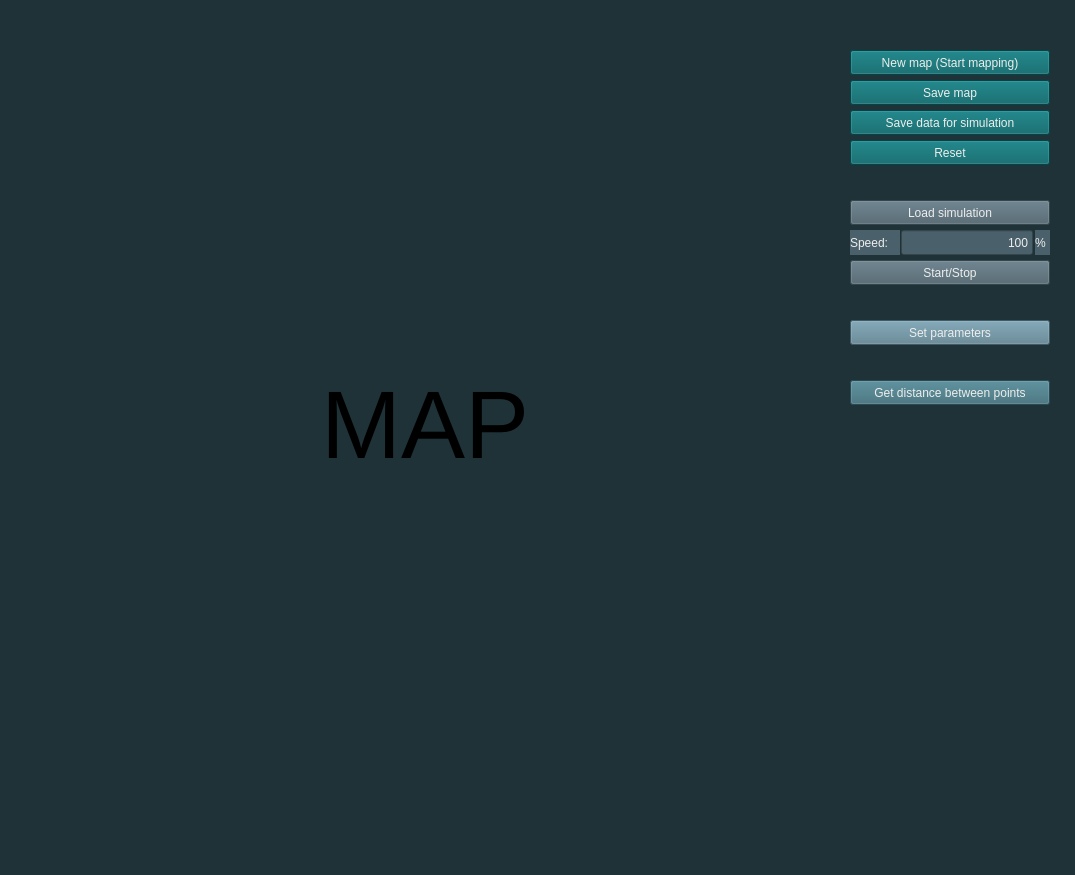
<?xml version="1.0" encoding="UTF-8"?>
<ui version="4.0">
 <class>MainWindow</class>
 <widget class="QMainWindow" name="MainWindow">
  <property name="geometry">
   <rect>
    <x>0</x>
    <y>0</y>
    <width>1075</width>
    <height>875</height>
   </rect>
  </property>
  <property name="sizePolicy">
   <sizepolicy hsizetype="Fixed" vsizetype="Fixed">
    <horstretch>0</horstretch>
    <verstretch>0</verstretch>
   </sizepolicy>
  </property>
  <property name="minimumSize">
   <size>
    <width>1075</width>
    <height>875</height>
   </size>
  </property>
  <property name="maximumSize">
   <size>
    <width>1075</width>
    <height>875</height>
   </size>
  </property>
  <property name="windowTitle">
   <string>LMS</string>
  </property>
  <property name="styleSheet">
   <string notr="true">background-color: rgb(30,50,56);</string>
  </property>
  <widget class="QWidget" name="centralwidget">
   <widget class="QPushButton" name="b_new_map">
    <property name="geometry">
     <rect>
      <x>850</x>
      <y>50</y>
      <width>200</width>
      <height>25</height>
     </rect>
    </property>
    <property name="toolTip">
     <string>If the device does not stop running and no map is started after a few seconds, restart the app.</string>
    </property>
    <property name="styleSheet">
     <string notr="true">background-color: rgb(0, 96, 100);
color: rgb(238, 238, 236);</string>
    </property>
    <property name="text">
     <string>New map (Start mapping)</string>
    </property>
   </widget>
   <widget class="QPushButton" name="b_save_map">
    <property name="geometry">
     <rect>
      <x>850</x>
      <y>80</y>
      <width>200</width>
      <height>25</height>
     </rect>
    </property>
    <property name="toolTip">
     <string>&lt;html&gt;&lt;head/&gt;&lt;body&gt;&lt;p&gt;Activating this button will stop the mapping&lt;/p&gt;&lt;/body&gt;&lt;/html&gt;</string>
    </property>
    <property name="styleSheet">
     <string notr="true">background-color: rgb(0, 96, 100);
color: rgb(238, 238, 236);</string>
    </property>
    <property name="text">
     <string>Save map</string>
    </property>
   </widget>
   <widget class="QPushButton" name="b_load">
    <property name="geometry">
     <rect>
      <x>850</x>
      <y>200</y>
      <width>200</width>
      <height>25</height>
     </rect>
    </property>
    <property name="styleSheet">
     <string notr="true">background-color: rgb(74, 96, 107);
color: rgb(238, 238, 236);</string>
    </property>
    <property name="text">
     <string>Load simulation</string>
    </property>
   </widget>
   <widget class="QPushButton" name="b_save_sim">
    <property name="geometry">
     <rect>
      <x>850</x>
      <y>110</y>
      <width>200</width>
      <height>25</height>
     </rect>
    </property>
    <property name="styleSheet">
     <string notr="true">background-color: rgb(0, 96, 100);
color: rgb(238, 238, 236);</string>
    </property>
    <property name="text">
     <string>Save data for simulation</string>
    </property>
   </widget>
   <widget class="QLabel" name="label">
    <property name="geometry">
     <rect>
      <x>850</x>
      <y>230</y>
      <width>50</width>
      <height>25</height>
     </rect>
    </property>
    <property name="styleSheet">
     <string notr="true">background-color: rgb(74, 96, 107);
color: rgb(238, 238, 236);</string>
    </property>
    <property name="text">
     <string>Speed:</string>
    </property>
   </widget>
   <widget class="QLineEdit" name="text_spd">
    <property name="geometry">
     <rect>
      <x>901</x>
      <y>230</y>
      <width>132</width>
      <height>25</height>
     </rect>
    </property>
    <property name="styleSheet">
     <string notr="true">background-color: rgb(74, 96, 107);
color: rgb(238, 238, 236);</string>
    </property>
    <property name="text">
     <string>100</string>
    </property>
    <property name="alignment">
     <set>Qt::AlignRight|Qt::AlignTrailing|Qt::AlignVCenter</set>
    </property>
   </widget>
   <widget class="QLabel" name="label_2">
    <property name="geometry">
     <rect>
      <x>1035</x>
      <y>230</y>
      <width>15</width>
      <height>25</height>
     </rect>
    </property>
    <property name="styleSheet">
     <string notr="true">background-color: rgb(74, 96, 107);
color: rgb(238, 238, 236);</string>
    </property>
    <property name="text">
     <string>%</string>
    </property>
   </widget>
   <widget class="QPushButton" name="b_set_parameters">
    <property name="geometry">
     <rect>
      <x>850</x>
      <y>320</y>
      <width>200</width>
      <height>25</height>
     </rect>
    </property>
    <property name="toolTip">
     <string>&lt;html&gt;&lt;head/&gt;&lt;body&gt;&lt;p&gt;Using this button is optional, all the parameters needed have a default value.&lt;/p&gt;&lt;/body&gt;&lt;/html&gt;</string>
    </property>
    <property name="styleSheet">
     <string notr="true">background-color: rgb(89, 126, 143);
color: rgb(238, 238, 236);</string>
    </property>
    <property name="text">
     <string>Set parameters</string>
    </property>
   </widget>
   <widget class="QLabel" name="map">
    <property name="geometry">
     <rect>
      <x>25</x>
      <y>25</y>
      <width>800</width>
      <height>800</height>
     </rect>
    </property>
    <property name="font">
     <font>
      <pointsize>72</pointsize>
     </font>
    </property>
    <property name="cursor">
     <cursorShape>CrossCursor</cursorShape>
    </property>
    <property name="mouseTracking">
     <bool>true</bool>
    </property>
    <property name="text">
     <string>MAP</string>
    </property>
    <property name="alignment">
     <set>Qt::AlignCenter</set>
    </property>
   </widget>
   <widget class="QPushButton" name="b_start_stop">
    <property name="geometry">
     <rect>
      <x>850</x>
      <y>260</y>
      <width>200</width>
      <height>25</height>
     </rect>
    </property>
    <property name="styleSheet">
     <string notr="true">background-color: rgb(74, 96, 107);
color: rgb(238, 238, 236);</string>
    </property>
    <property name="text">
     <string>Start/Stop</string>
    </property>
   </widget>
   <widget class="QPushButton" name="b_restart">
    <property name="geometry">
     <rect>
      <x>850</x>
      <y>140</y>
      <width>200</width>
      <height>25</height>
     </rect>
    </property>
    <property name="styleSheet">
     <string notr="true">background-color: rgb(0, 96, 100);
color: rgb(238, 238, 236);</string>
    </property>
    <property name="text">
     <string>Reset</string>
    </property>
   </widget>
   <widget class="QLabel" name="simu_finished">
    <property name="geometry">
     <rect>
      <x>840</x>
      <y>570</y>
      <width>150</width>
      <height>25</height>
     </rect>
    </property>
    <property name="styleSheet">
     <string notr="true">color: rgb(132, 207, 176);
</string>
    </property>
    <property name="text">
     <string/>
    </property>
    <property name="alignment">
     <set>Qt::AlignCenter</set>
    </property>
   </widget>
   <widget class="QPushButton" name="map_button">
    <property name="geometry">
     <rect>
      <x>25</x>
      <y>25</y>
      <width>800</width>
      <height>800</height>
     </rect>
    </property>
    <property name="cursor">
     <cursorShape>CrossCursor</cursorShape>
    </property>
    <property name="mouseTracking">
     <bool>true</bool>
    </property>
    <property name="text">
     <string/>
    </property>
    <property name="flat">
     <bool>true</bool>
    </property>
   </widget>
   <widget class="QLabel" name="t_point1">
    <property name="geometry">
     <rect>
      <x>850</x>
      <y>410</y>
      <width>100</width>
      <height>25</height>
     </rect>
    </property>
    <property name="toolTip">
     <string>Click two points on the map and you will get the distance</string>
    </property>
    <property name="styleSheet">
     <string notr="true"/>
    </property>
    <property name="text">
     <string/>
    </property>
    <property name="alignment">
     <set>Qt::AlignCenter</set>
    </property>
   </widget>
   <widget class="QLabel" name="lab_distance">
    <property name="geometry">
     <rect>
      <x>850</x>
      <y>470</y>
      <width>200</width>
      <height>25</height>
     </rect>
    </property>
    <property name="text">
     <string/>
    </property>
    <property name="alignment">
     <set>Qt::AlignCenter</set>
    </property>
   </widget>
   <widget class="QPushButton" name="b_distance">
    <property name="geometry">
     <rect>
      <x>850</x>
      <y>380</y>
      <width>200</width>
      <height>25</height>
     </rect>
    </property>
    <property name="styleSheet">
     <string notr="true">background-color: rgb(54, 104, 117);
color: rgb(238, 238, 236);</string>
    </property>
    <property name="text">
     <string>Get distance between points</string>
    </property>
   </widget>
   <widget class="QLabel" name="t_point2">
    <property name="geometry">
     <rect>
      <x>950</x>
      <y>410</y>
      <width>100</width>
      <height>25</height>
     </rect>
    </property>
    <property name="toolTip">
     <string>Click two points on the map and you will get the distance</string>
    </property>
    <property name="styleSheet">
     <string notr="true"/>
    </property>
    <property name="text">
     <string/>
    </property>
    <property name="alignment">
     <set>Qt::AlignCenter</set>
    </property>
   </widget>
   <widget class="QLabel" name="l_point1">
    <property name="geometry">
     <rect>
      <x>850</x>
      <y>440</y>
      <width>100</width>
      <height>25</height>
     </rect>
    </property>
    <property name="toolTip">
     <string>Click two points on the map and you will get the distance</string>
    </property>
    <property name="styleSheet">
     <string notr="true"/>
    </property>
    <property name="text">
     <string/>
    </property>
    <property name="alignment">
     <set>Qt::AlignCenter</set>
    </property>
   </widget>
   <widget class="QLabel" name="l_point2">
    <property name="geometry">
     <rect>
      <x>950</x>
      <y>440</y>
      <width>100</width>
      <height>25</height>
     </rect>
    </property>
    <property name="toolTip">
     <string>Click two points on the map and you will get the distance</string>
    </property>
    <property name="styleSheet">
     <string notr="true"/>
    </property>
    <property name="text">
     <string/>
    </property>
    <property name="alignment">
     <set>Qt::AlignCenter</set>
    </property>
   </widget>
  </widget>
  <widget class="QMenuBar" name="menubar">
   <property name="geometry">
    <rect>
     <x>0</x>
     <y>0</y>
     <width>1075</width>
     <height>22</height>
    </rect>
   </property>
  </widget>
  <widget class="QStatusBar" name="statusbar"/>
 </widget>
 <resources/>
 <connections/>
</ui>
